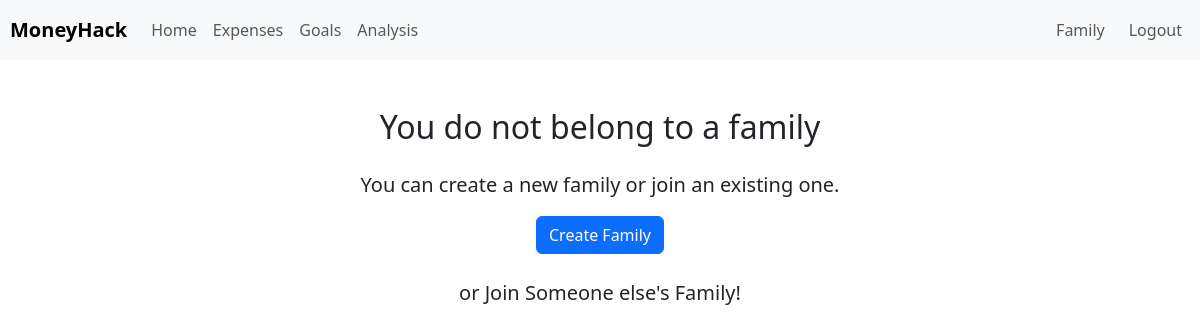
Page /family/ (signed in) on the earlier database version.
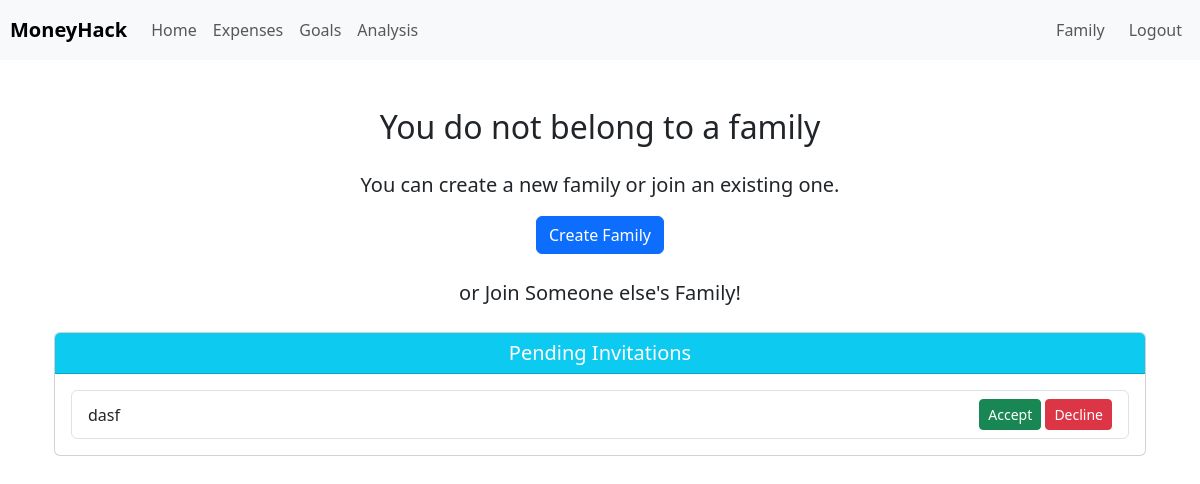
Same page on the later database version.
### family/models.py (models this page shows, shortened)
class Invitation(models.Model):
    family = models.ForeignKey(Family, on_delete=models.CASCADE)
    receiver = models.ForeignKey(User, on_delete=models.CASCADE, related_name='received_invitations')
    sender = models.ForeignKey(User, on_delete=models.CASCADE, related_name='sent_invitations')

class Family(models.Model):
    name = models.CharField(max_length=100)
    created_at = models.DateTimeField(auto_now_add=True)
    updated_at = models.DateTimeField(auto_now=True)
    admins = models.ManyToManyField(
        User,
        related_name='admin_of_family',
        through='FamilyAdmin',
        blank=True
    )
    members = models.ManyToManyField(
        User,
        related_name='member_of_family',
        through='FamilyMember',
        blank=True
    )
    class Meta:
        verbose_name_plural = "Families"

### family/views.py (the view)
# urls.py: path('', views.family, name='family'),
@login_required
def family(request):
    user_families = request.user.member_of_family.all() | request.user.admin_of_family.all()
    pending_invitations = Invitation.objects.filter(receiver=request.user)
    return render(request, 'family.html', {'user_families': user_families, 'pending_invitations': pending_invitations})

### templates/family.html (shortened to what this page needs)
{% extends 'base.html' %}
{% load static %}
{% block content %}
<div class="container mt-5">
    {% if not user.member_of_family.exists and not user.admin_of_family.exists %}
        <div class="text-center">
            <h2 class="mb-4">You do not belong to a family</h2>
            <p class="lead">You can create a new family or join an existing one.</p>
            <button class="btn btn-primary mb-4" data-bs-toggle="modal" data-bs-target="#createFamilyModal">Create Family</button>
            <p class="lead">or Join Someone else's Family!</p>
            {% if pending_invitations %}
                <div class="card mt-4">
                    <div class="card-header bg-info text-white">
                        <h5 class="card-title mb-0">Pending Invitations</h5>
                    </div>
                    <div class="card-body">
                        <div class="list-group">
                            {% for invitation in pending_invitations %}
                                <div class="list-group-item d-flex justify-content-between align-items-center">
                                    <span>{{ invitation.family.name }}</span>
                                    <div>
                                        <form method="POST" action="{% url 'accept_invitation' invitation.id %}" class="d-inline">
                                            <button type="submit" class="btn btn-success btn-sm">Accept</button>
                                        </form>
                                        <form method="POST" action="{% url 'decline_invitation' invitation.id %}" class="d-inline">
                                            <button type="submit" class="btn btn-danger btn-sm">Decline</button>
                                        </form>
                                    </div>
                                </div>
                            {% endfor %}
                        </div>
                    </div>
                </div>
            {% endif %}
        </div>
    {% endif %}
</div>
{% endblock %}

Differences in the rows shown:
added Invitation: family.name "dasf"
Other differences:
text now shown: "Pending Invitations"
